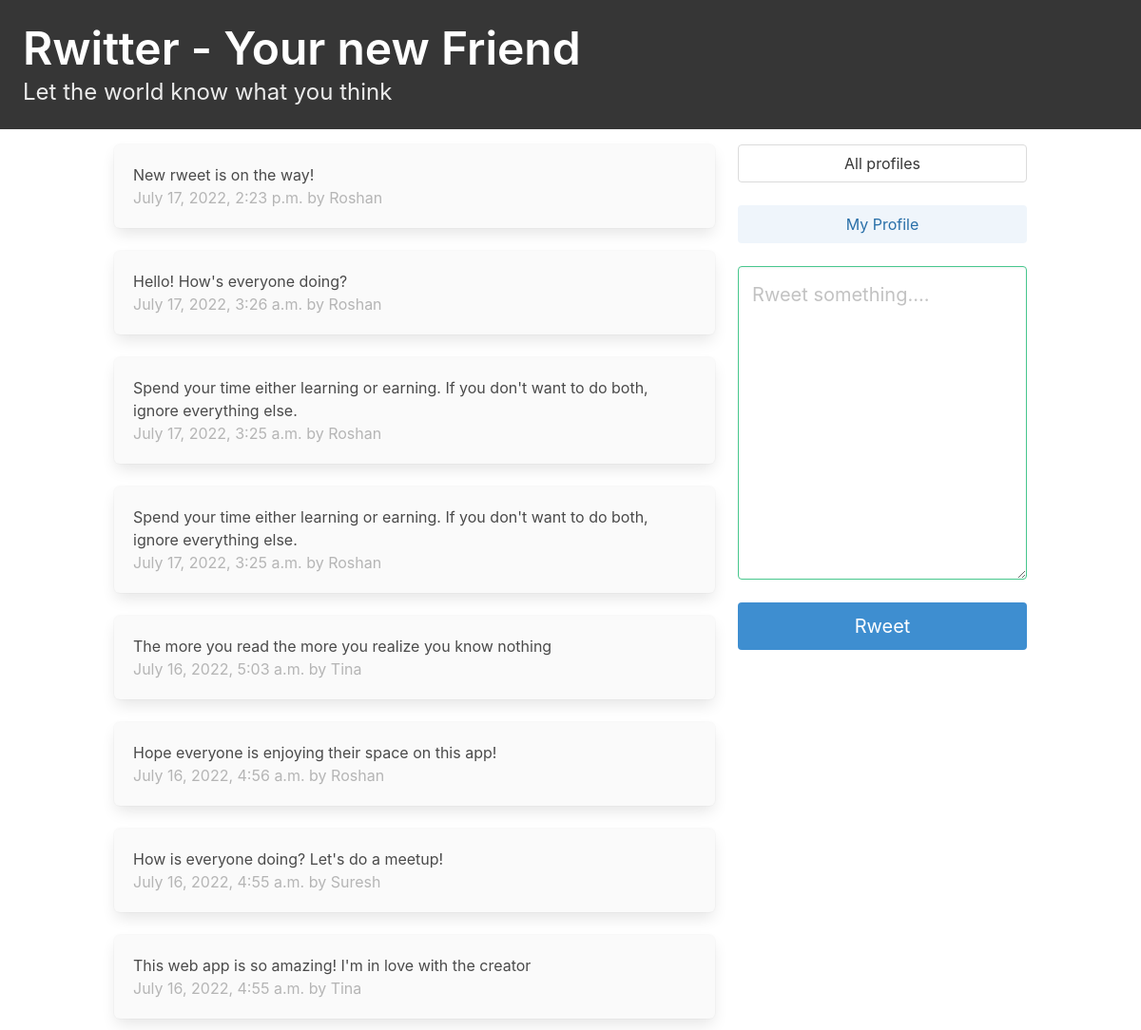
The app's page / (signed in) with its own data.
### rwitter/models.py (models this page shows, shortened)
class Rweets(models.Model):
    user = models.ForeignKey(User, related_name='rweets', on_delete=models.DO_NOTHING)
    body = models.CharField(max_length=180)
    created_at = models.DateTimeField(auto_now_add=True)

### rwitter/views.py (the view)
# urls.py: path('', views.dashboard, name='dashboard'),
def dashboard(request):
    form = RweetForm(request.POST or None)
    if request.method == 'POST':
        if form.is_valid():
            rweet = form.save(commit=False)
            rweet.user = request.user
            rweet.save()
            return redirect('dashboard')
    followed_rweets = Rweets.objects.filter(
        user__profile__in = request.user.profile.follows.all()
    ).order_by('-created_at')
    context = {'form': form, 'rweets': followed_rweets}
    return render(request, 'dashboard.html', context)

### rwitter/forms.py
class RweetForm(forms.ModelForm):
    body = forms.CharField(required=True,
    widget=forms.widgets.Textarea(
        attrs={
        'placeholder': 'Rweet something....',
        'class': 'textarea is-success is-medium',
            }
        ),
        label=''
    )
    class Meta:
        model = Rweets
        exclude = ("user", )

### rwitter/templates/dashboard.html (shortened to what this page needs)
{% extends 'base.html' %}
{% block content %}
<div class="column">
    {% for rweet in rweets%}
        <div class="box has-background-white-bis">
            {{rweet.body}}
            <br>
            <span class="is-small has-text-grey-light">
                {{rweet.created_at}} by {{rweet.user| title}}
            </span>
        </div>
    {% endfor %}
</div>
<div class="column is-one-third">
    <div class="block">
        <a href="{% url 'profile_list'%}">
            <button class="button is is-outlined is-fullwidth">
                All profiles
            </button>
        </a>
    </div>
    <div class="block">
        <a href="{% url 'profile' request.user.profile.id%}">
            <button class="button is-info is-light is-fullwidth">
                My Profile
            </button>
        </a>
    </div>
    <form action="" method="post">
        {{ form.as_p}}
        <button class="button is-info is-fullwidth is-medium mt-5">
            Rweet
        </button>
    </form>
</div>
{% endblock content %}

### records on screen
Rweets: body "New rweet is on the way!", created_at "July 17, 2022, 2:23 p.m.", user "Roshan"
Rweets: body "Hello! How's everyone doing?", created_at "July 17, 2022, 3:26 a.m.", user "Roshan"
Rweets: body "Spend your time either learning or earning. If you don't want to do both, ignore everything else.", created_at "July 17, 2022, 3:25 a.m.", user "Roshan"
Rweets: body "Spend your time either learning or earning. If you don't want to do both, ignore everything else.", created_at "July 17, 2022, 3:25 a.m.", user "Roshan"
Rweets: body "The more you read the more you realize you know nothing", created_at "July 16, 2022, 5:03 a.m.", user "Tina"
Rweets: body "Hope everyone is enjoying their space on this app!", created_at "July 16, 2022, 4:56 a.m.", user "Roshan"
Rweets: body "How is everyone doing? Let's do a meetup!", created_at "July 16, 2022, 4:55 a.m.", user "Suresh"
Rweets: body "This web app is so amazing! I'm in love with the creator", created_at "July 16, 2022, 4:55 a.m.", user "Tina"
